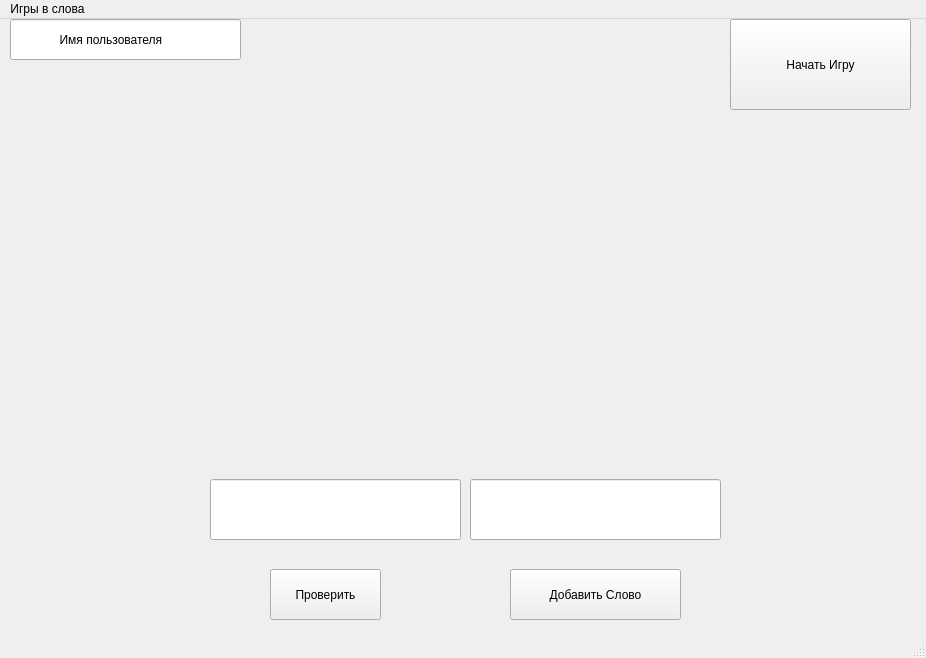
<?xml version="1.0" encoding="UTF-8"?>
<ui version="4.0">
 <class>MainWindow</class>
 <widget class="QMainWindow" name="MainWindow">
  <property name="geometry">
   <rect>
    <x>0</x>
    <y>0</y>
    <width>926</width>
    <height>658</height>
   </rect>
  </property>
  <property name="windowTitle">
   <string>MainWindow</string>
  </property>
  <widget class="QWidget" name="centralwidget">
   <widget class="QLineEdit" name="lineEdit_username">
    <property name="geometry">
     <rect>
      <x>10</x>
      <y>0</y>
      <width>231</width>
      <height>41</height>
     </rect>
    </property>
    <property name="text">
     <string>              Имя пользователя</string>
    </property>
   </widget>
   <widget class="QPushButton" name="button_start">
    <property name="geometry">
     <rect>
      <x>730</x>
      <y>0</y>
      <width>181</width>
      <height>91</height>
     </rect>
    </property>
    <property name="text">
     <string>Начать Игру</string>
    </property>
   </widget>
   <widget class="QLabel" name="label_letters">
    <property name="geometry">
     <rect>
      <x>390</x>
      <y>220</y>
      <width>200</width>
      <height>71</height>
     </rect>
    </property>
    <property name="minimumSize">
     <size>
      <width>200</width>
      <height>50</height>
     </size>
    </property>
    <property name="maximumSize">
     <size>
      <width>200</width>
      <height>80</height>
     </size>
    </property>
    <property name="text">
     <string>&lt;html&gt;&lt;head/&gt;&lt;body&gt;&lt;p align=&quot;center&quot;&gt;&lt;span style=&quot; font-size:48pt; font-weight:600; color:#813d9c;&quot;&gt;&lt;br/&gt;&lt;/span&gt;&lt;/p&gt;&lt;/body&gt;&lt;/html&gt;</string>
    </property>
   </widget>
   <widget class="QLineEdit" name="lineEdit_word">
    <property name="geometry">
     <rect>
      <x>210</x>
      <y>460</y>
      <width>251</width>
      <height>61</height>
     </rect>
    </property>
   </widget>
   <widget class="QPushButton" name="button_check">
    <property name="geometry">
     <rect>
      <x>270</x>
      <y>550</y>
      <width>111</width>
      <height>51</height>
     </rect>
    </property>
    <property name="text">
     <string>Проверить</string>
    </property>
   </widget>
   <widget class="QLabel" name="label_result">
    <property name="geometry">
     <rect>
      <x>370</x>
      <y>0</y>
      <width>351</width>
      <height>41</height>
     </rect>
    </property>
    <property name="text">
     <string/>
    </property>
   </widget>
   <widget class="QLabel" name="label_timer">
    <property name="geometry">
     <rect>
      <x>260</x>
      <y>10</y>
      <width>51</width>
      <height>21</height>
     </rect>
    </property>
    <property name="text">
     <string/>
    </property>
   </widget>
   <widget class="QPushButton" name="button_add_word">
    <property name="geometry">
     <rect>
      <x>510</x>
      <y>550</y>
      <width>171</width>
      <height>51</height>
     </rect>
    </property>
    <property name="text">
     <string>Добавить Слово</string>
    </property>
   </widget>
   <widget class="QLineEdit" name="lineEdit_new_word">
    <property name="geometry">
     <rect>
      <x>470</x>
      <y>460</y>
      <width>251</width>
      <height>61</height>
     </rect>
    </property>
   </widget>
  </widget>
  <widget class="QMenuBar" name="menubar">
   <property name="geometry">
    <rect>
     <x>0</x>
     <y>0</y>
     <width>926</width>
     <height>21</height>
    </rect>
   </property>
   <widget class="QMenu" name="menu">
    <property name="title">
     <string>Игры в слова</string>
    </property>
   </widget>
   <addaction name="menu"/>
  </widget>
  <widget class="QStatusBar" name="statusbar"/>
 </widget>
 <resources/>
 <connections/>
</ui>
